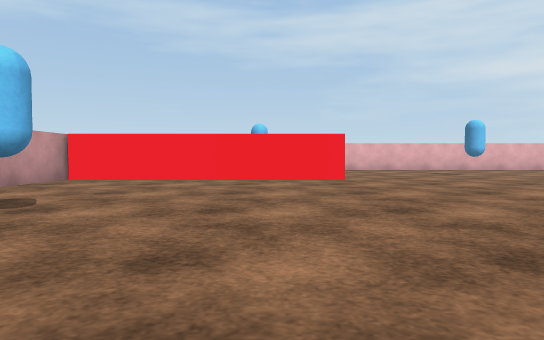
[1] (above)

18 first-person views from a walk through a scene from a Unity 3-D project. The camera is 0.51 m above the floor, tilts 2° down and sees 70° across. The floor is counted in squares, 1 m on a side. Each view is taken from the middle of a square. On the plan, view 1 faces up. The plan holds only what a view shows up to about 9 squares ahead; the rest is blank. The player character is not drawn. Surface patterns are stand-ins for the level's own textures.

[2]
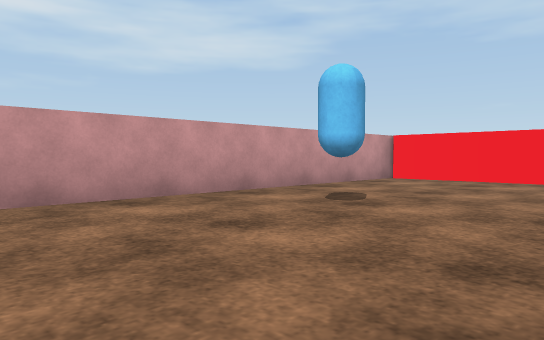

[3]
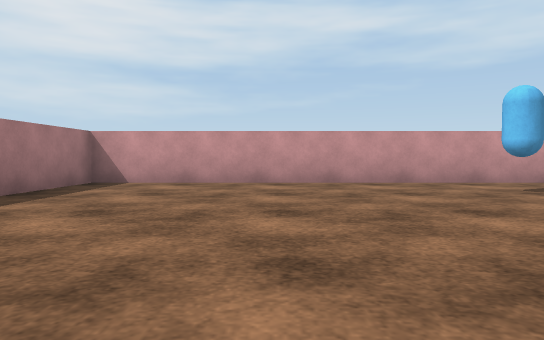

[4]
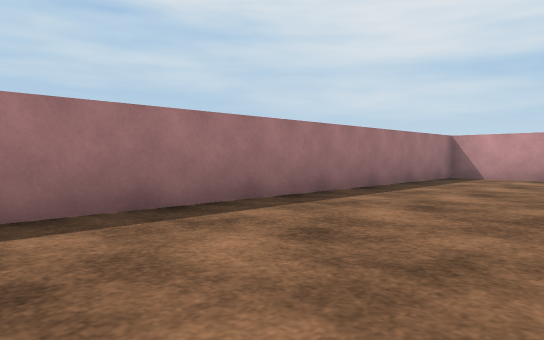

[5]
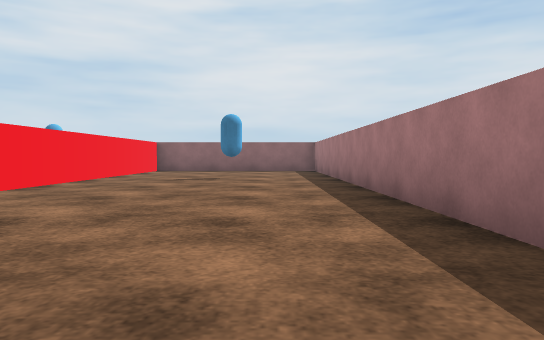

[6]
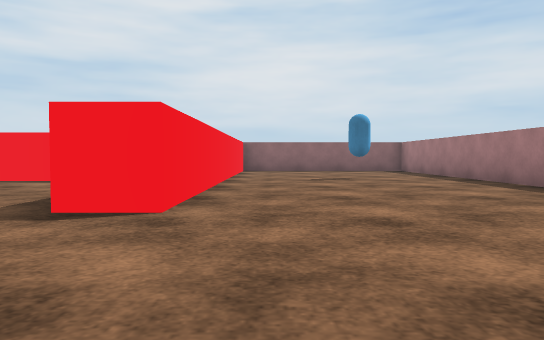

[7]
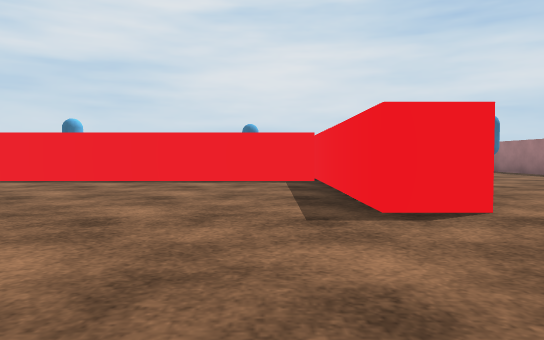

[8]
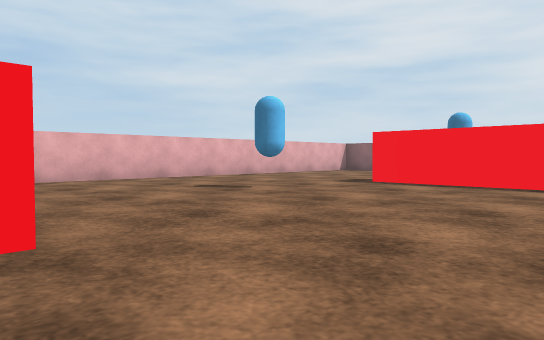

[9]
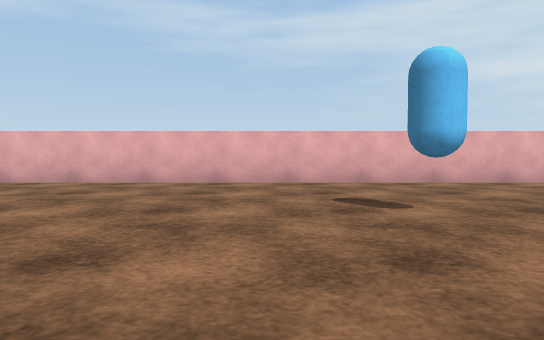

[10]
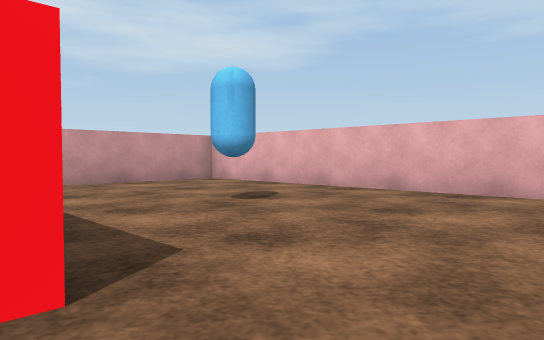

[11]
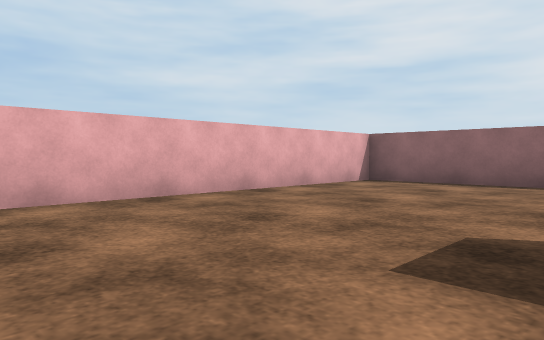

[12]
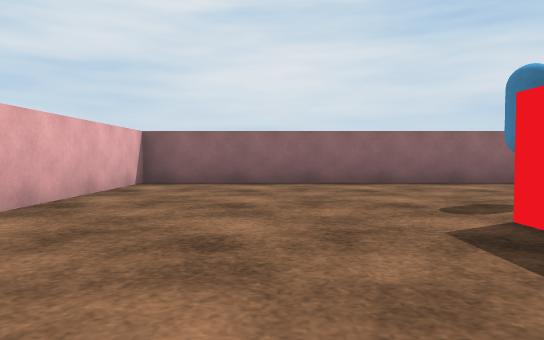

[13]
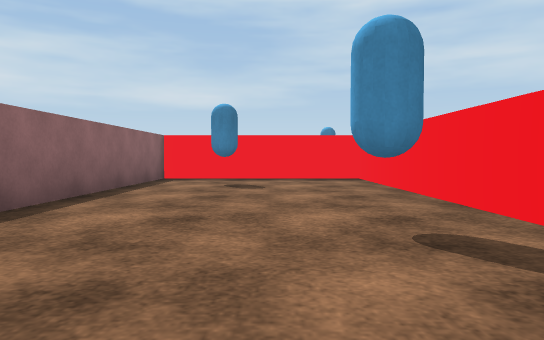

[14]
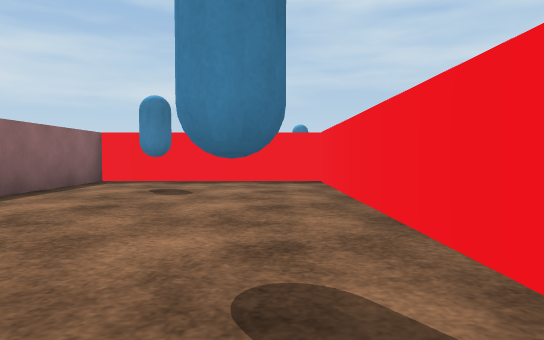

[15]
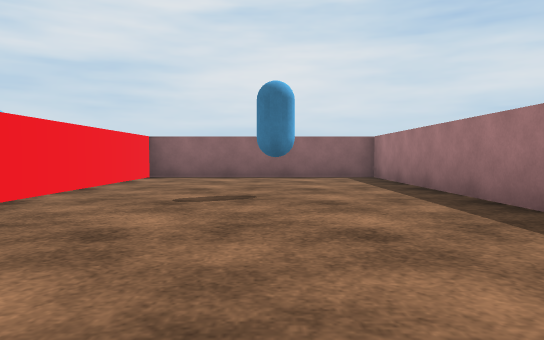

[16]
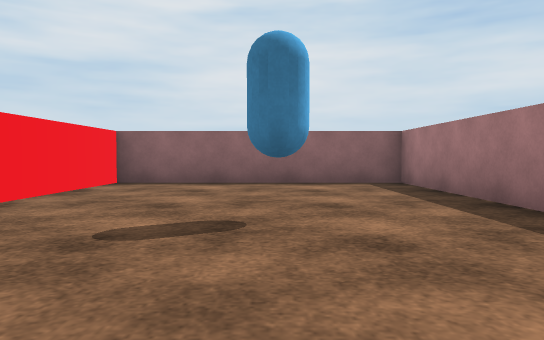

[17]
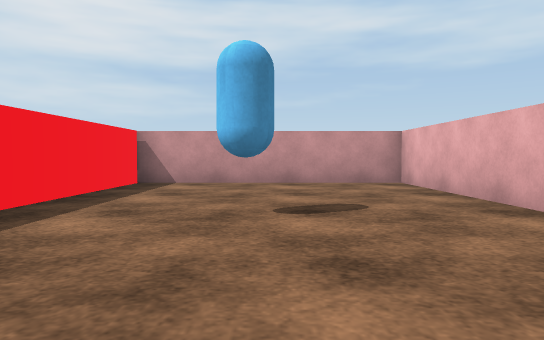

[18]
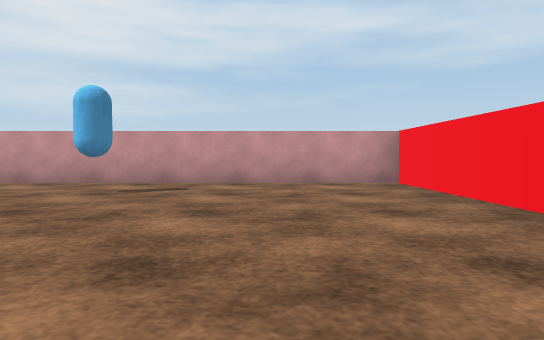

### Floor plan
Points are (right, up) in squares from view 1. A wall is a line through its corners. A room is listed if a view was taken in it or the views show most of it. See-through windows are left out.
Room 1 (views 1, 2, 3, 4, 5, 6, 7, 8, 9, 10, 11, 12, 13, 14, 15, 16, 17, 18)
walls: (1.6, 8.4) (-4.5, 8.4) (-4.5, -3.5) (13.5, -3.5) (13.5, 2) (3.5, 2) (3.5, 3) (8, 3) (8, 10.1); (9, 9.6) (9, 3) (13.5, 3) (13.5, 14.5) (-4.5, 14.5) (-4.5, 9.4) (-0.6, 9.4); (8.6, 10.1) (9.1, 10.1)
objects: capsule (-2, 3) to (-2, 4); capsule (0, 12); capsule (5, 11) to (6, 11); capsule (9, -1); capsule (10, 9); capsule (12, 5)

Where each view was taken, in squares from view 1:
view 1: 0 up, 0 right, facing up
view 2: 0 up, 0 right, facing up-left
view 3: 0 up, 3 right, facing left
view 4: 0 up, 5 right, facing down-left
view 5: 2 down, 0 right, facing right
view 6: 1 up, 0 right, facing right
view 7: 4 up, 0 right, facing right
view 8: 6 up, 1 right, facing up-right
view 9: 7 up, 4 right, facing up
view 10: 9 up, 3 right, facing up-left
view 11: 10 up, 6 right, facing up-right
view 12: 12 up, 6 right, facing right
view 13: 12 up, 11 right, facing down
view 14: 11 up, 10 right, facing down
view 15: 1 down, 4 right, facing right
view 16: 1 down, 6 right, facing right
view 17: 12 up, 3 right, facing left
view 18: 6 up, 3 right, facing left
